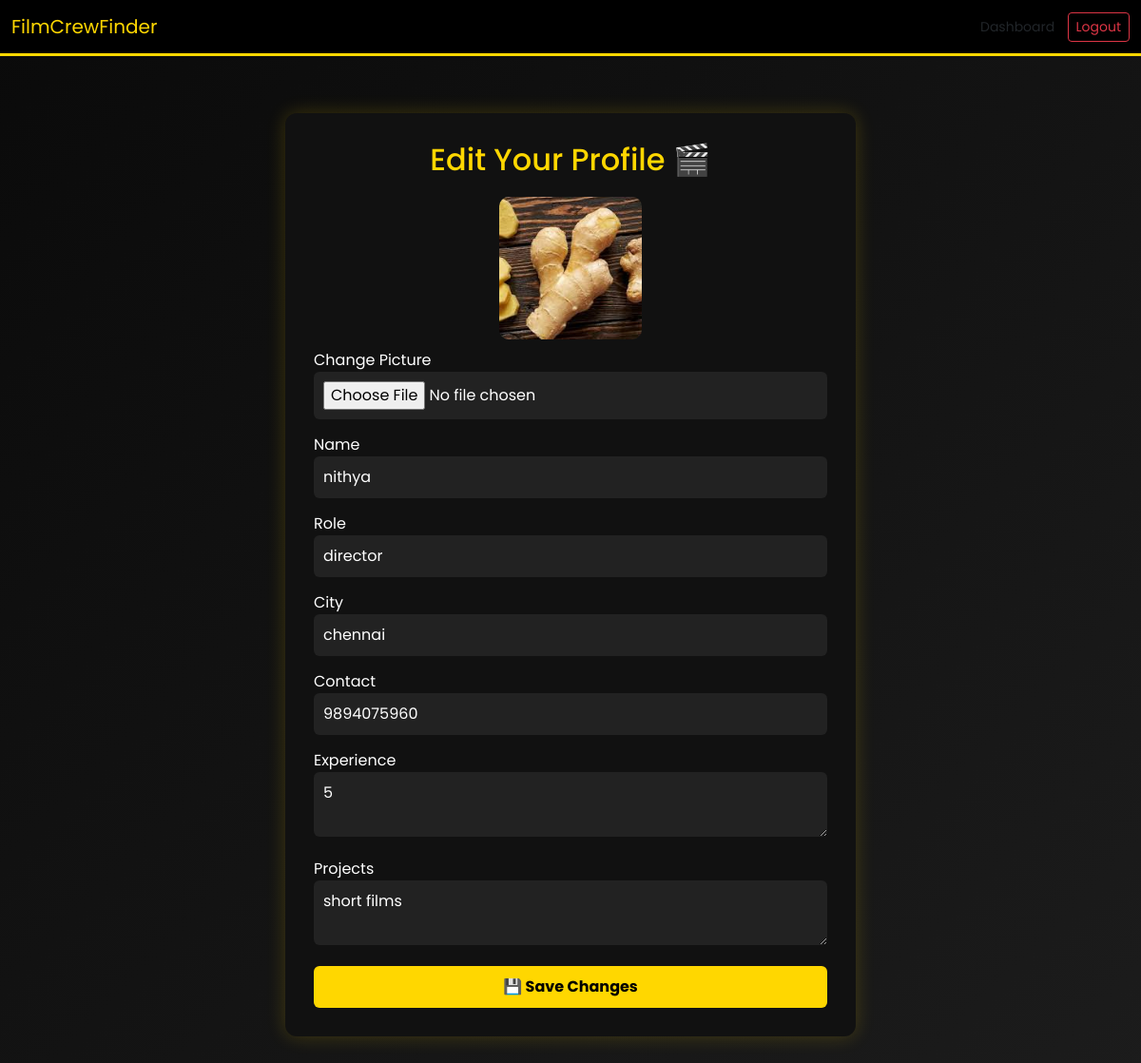
Screenshot of /edit_profile (signed in) with the database file from the repository.
### tables this page shows
CREATE TABLE users (
    id INTEGER PRIMARY KEY AUTOINCREMENT,
    name TEXT NOT NULL,
    email TEXT UNIQUE NOT NULL,
    password TEXT NOT NULL,
    role TEXT,
    city TEXT,
    experience TEXT,
    projects TEXT,
    contact TEXT,
    profile_pic TEXT
);

### app.py (the view, shortened to what this page needs)
@app.route('/edit_profile', methods=['GET', 'POST'])
def edit_profile():
    if 'user_id' not in session: return redirect(url_for('login'))
    user_id = session['user_id']
    db = get_db()
    user = db.execute("SELECT * FROM users WHERE id=?", (user_id,)).fetchone()
    return render_template('edit_profile.html', user=user)

### app.py (called while the page is built)
def get_db():
    db = getattr(g, '_db', None)
    if db is None:
        db = g._db = sqlite3.connect(DB_NAME)
        db.row_factory = sqlite3.Row
    return db

### templates/edit_profile.html (shortened to what this page needs)
{% extends 'base.html' %}
{% block content %}
<div class="edit-box">
  <h2>Edit Your Profile 🎬</h2>
  <form method="POST" enctype="multipart/form-data">
    <img src="{{ url_for('static', filename='uploads/' + (user['profile_pic'] or 'default.jpg')) }}" class="profile-pic" alt="Profile">
    <label>Change Picture</label>
    <input type="file" name="profile_pic">
    <label>Name</label>
    <input type="text" name="name" value="{{ user['name'] }}" required>
    <label>Role</label>
    <input type="text" name="role" value="{{ user['role'] }}" required>
    <label>City</label>
    <input type="text" name="city" value="{{ user['city'] }}" required>
    <label>Contact</label>
    <input type="text" name="contact" value="{{ user['contact'] }}" required>
    <label>Experience</label>
    <textarea name="experience">{{ user['experience'] }}</textarea>
    <label>Projects</label>
    <textarea name="projects">{{ user['projects'] }}</textarea>
    <button type="submit">💾 Save Changes</button>
  </form>
</div>
{% endblock %}

### static/style.css (style rules this page uses)
body { background: linear-gradient(135deg, #0a0a0a, #1c1c1c); color: #ffd700; font-family: 'Poppins', sans-serif; margin: 0; }

### templates/edit_profile.html (style rules this page uses)
body { background: linear-gradient(135deg, #0a0a0a, #1c1c1c); font-family: 'Poppins', sans-serif; color: white; }
.edit-box { max-width: 600px; margin: 60px auto; padding: 30px; background: #111; border-radius: 12px; box-shadow: 0 0 20px rgba(255, 215, 0, 0.2); }
.edit-box h2 { color: gold; text-align: center; margin-bottom: 20px; }
.edit-box input, .edit-box textarea { width: 100%; background: #222; border: none; padding: 10px; border-radius: 6px; margin-bottom: 15px; color: white; }
.edit-box button { width: 100%; padding: 10px; background: gold; border: none; border-radius: 6px; color: black; font-weight: bold; }
.profile-pic { display: block; margin: 10px auto; border-radius: 10px; width: 150px; height: 150px; object-fit: cover; }

### rows the page displays
users: profile_pic (picture), name "nithya", role "director", city "chennai", contact "9894075960", experience "5", projects "short films"
